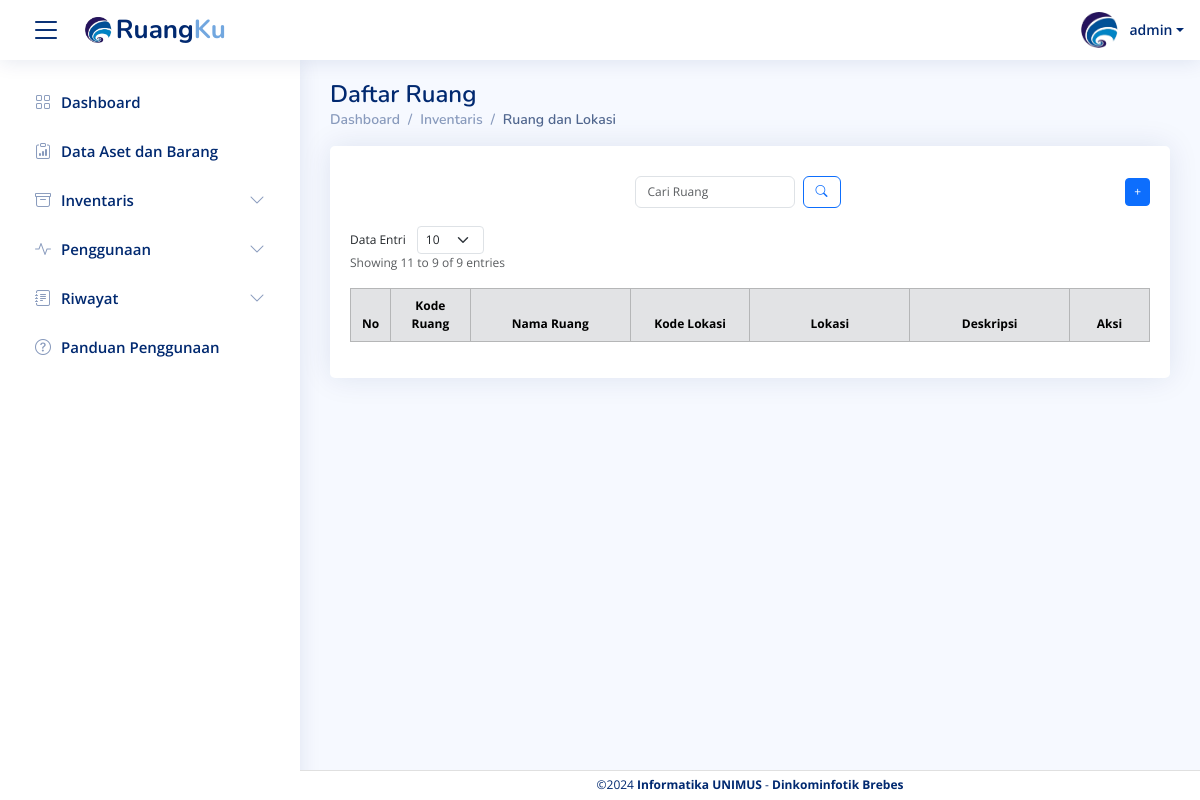
The app's page /lokasi.php?page=2 (signed in), older data.
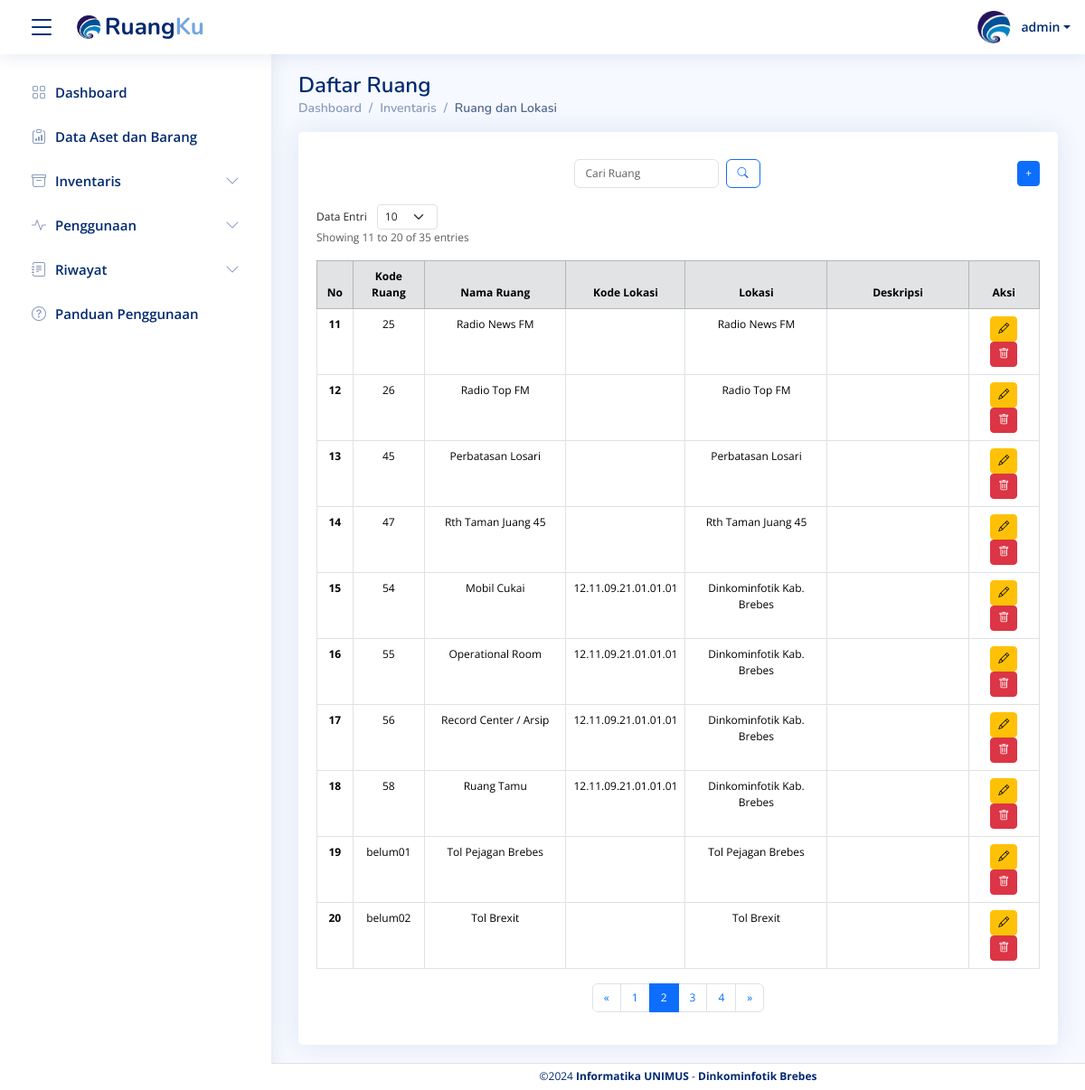
The same page, newer data.
### tables this page shows
CREATE TABLE `lokasi` (
  `id_lokasi` varchar(50) NOT NULL,
  `nama_lokasi` varchar(100) NOT NULL,
  `bid_lokasi` varchar(50) DEFAULT NULL,
  `tempat_lokasi` varchar(100) DEFAULT NULL,
  `kategori_lokasi` varchar(50) DEFAULT NULL,
  `desk_lokasi` text
);

### proses/lokasi/get data/get_lokasi.php (called while the page is built, shortened)
<?php
include('koneksi/koneksi.php');
$limit = isset($_GET['limit']) ? (int)$_GET['limit'] : 10;
$page = isset($_GET['page']) ? (int)$_GET['page'] : 1;
$start = ($page - 1) * $limit;
$search_query = "";
$search_params = [];
$param_types = "";
$sql = "SELECT * FROM lokasi $search_query LIMIT ?, ?";
$stmt = mysqli_prepare($conn, $sql);
$param_types .= "ii";
array_push($search_params, $start, $limit);
mysqli_stmt_bind_param($stmt, $param_types, ...$search_params);
mysqli_stmt_execute($stmt);
$result = mysqli_stmt_get_result($stmt);
$count_sql = "SELECT COUNT(*) AS total FROM lokasi $search_query";
$count_stmt = mysqli_prepare($conn, $count_sql);
mysqli_stmt_execute($count_stmt);
$count_result = mysqli_stmt_get_result($count_stmt);
$total_records = mysqli_fetch_assoc($count_result)['total'];
$total_pages = ceil($total_records / $limit);
$end = min($start + $limit, $total_records);
$showing_text = "Showing " . ($start + 1) . " to " . $end . " of " . $total_records . " entries";
$offset = $start;
$no = $offset + 1;
$visible_pages = 3;
$start_page = max(1, $page - floor($visible_pages / 2));
if ($page <= ceil($visible_pages / 2)) {
    $end_page = min($total_pages, $visible_pages);
}
?>

### lokasi.php (the view, shortened to what the changed rows need)
<?php
include("component/header.php");
include("proses/lokasi/get data/get_lokasi.php");
?>
<main id="main" class="main">
  <div class="pagetitle">
    <h1>Daftar Ruang</h1>
  </div>
  <div class="card">
    <div class="card-body" style="padding-top: 20px;">
      <div class="d-flex justify-content-between align-items-center mb-2" style="padding-top: 10px; padding-bottom: 10px">
        <div class="flex-grow-1 d-flex justify-content-center">
        </div>
        <div>
        </div>
      </div>
      <div>
        <form method="GET" action="">
        </form>
      </div>
      <?php
      echo "<p class='text-muted'>$showing_text</p>";
      ?>
      <div class="table-responsive">
        <table class="table table-bordered" style="font-size: 14px;">
          <thead class="table-secondary text-center">
            <tr>
              <th scope="col" style="width: 5%;">No</th>
              <th scope="col" style="width: 10%;">Kode Ruang</th>
              <th scope="col" style="width: 20%;">Nama Ruang</th>
              <th scope="col" style="width: 15%;">Kode Lokasi</th>
              <th scope="col" style="width: 20%;">Lokasi</th>
              <th scope="col" style="width: 20%;">Deskripsi</th>
              <th scope="col" style="width: 10%;">Aksi</th>
            </tr>
          </thead>
          <tbody>
            <?php
            while ($row = mysqli_fetch_assoc($result)) {
              echo "<tr class='text-center'>";
              echo "<th scope='row'>{$no}</th>";
              echo "<td>{$row['id_lokasi']}</td>";
              echo "<td>{$row['bid_lokasi']}</td>";
              echo "<td>{$row['nama_lokasi']}</td>";
              echo "<td>{$row['tempat_lokasi']}</td>";
              echo "<td>{$row['desk_lokasi']}</td>";
              echo "<td>
                    <a href='frm_edit_lokasi.php?id_lokasi={$row['id_lokasi']}' class='btn btn-warning btn-sm' title='Edit'>
                    <i class='bi bi-pencil'></i>
                    </a>
                    <button class='btn btn-danger btn-sm btn-hapus' data-id_lokasi='{$row['id_lokasi']}' title='Hapus'>
                    <i class='bi bi-trash'></i>
                    </button>
                    </td>";
              echo "</tr>";
              $no++;
            }
            ?>
          </tbody>
        </table>
        <?php if ($total_records > $limit) : ?>
          <nav aria-label="Page navigation example" class="d-flex justify-content-center">
            <ul class="pagination">
              <li class="page-item <?= ($page <= 1) ? 'disabled' : '' ?>">
                <a class="page-link" href="?page=<?= ($page > 1) ? ($page - 1) : 1 ?><?= isset($_GET['filter']) ? '&filter=' . $_GET['filter'] : '' ?>" aria-label="Sebelumnya" title="Sebelumnya">
                  <span aria-hidden="true">&laquo;</span>
                </a>
              </li>
              <?php
              for ($i = $start_page; $i <= $end_page; $i++) {
                echo '<li class="page-item ' . ($page == $i ? 'active' : '') . '">';
                echo '<a class="page-link" href="?page=' . $i . '">' . $i . '</a>';
                echo '</li>';
              }
              if ($end_page < $total_pages) {
                echo '<li class="page-item"><a class="page-link" href="?page=' . $total_pages . '">' . $total_pages . '</a></li>';
              }
              ?>
              <li class="page-item <?= ($page >= $total_pages) ? 'disabled' : '' ?>">
                <a class="page-link" href="?page=<?= ($page < $total_pages) ? ($page + 1) : $total_pages ?><?= isset($_GET['filter']) ? '&filter=' . $_GET['filter'] : '' ?>" aria-label="Next">
                  <span aria-hidden="true">&raquo;</span>
                </a>
              </li>
            </ul>
          </nav>
        <?php endif; ?>
      </div>
    </div>
  </div>
</main>
<?php include("component/footer.php"); ?>

Row changes from the older to the newer data that the page shows:
added lokasi: id_lokasi "25", bid_lokasi "Radio News FM", tempat_lokasi "Radio News FM"
added lokasi: id_lokasi "26", bid_lokasi "Radio Top FM", tempat_lokasi "Radio Top FM"
added lokasi: id_lokasi "45", bid_lokasi "Perbatasan Losari", tempat_lokasi "Perbatasan Losari"
added lokasi: id_lokasi "47", bid_lokasi "Rth Taman Juang 45", tempat_lokasi "Rth Taman Juang 45"
added lokasi: id_lokasi "54", bid_lokasi "Mobil Cukai", nama_lokasi "12.11.09.21.01.01.01", tempat_lokasi "Dinkominfotik Kab. Brebes"
added lokasi: id_lokasi "55", bid_lokasi "Operational Room", nama_lokasi "12.11.09.21.01.01.01", tempat_lokasi "Dinkominfotik Kab. Brebes"
added lokasi: id_lokasi "56", bid_lokasi "Record Center / Arsip", nama_lokasi "12.11.09.21.01.01.01", tempat_lokasi "Dinkominfotik Kab. Brebes"
added lokasi: id_lokasi "58", bid_lokasi "Ruang Tamu", nama_lokasi "12.11.09.21.01.01.01", tempat_lokasi "Dinkominfotik Kab. Brebes"
added lokasi: id_lokasi "belum01", bid_lokasi "Tol Pejagan Brebes", tempat_lokasi "Tol Pejagan Brebes"
added lokasi: id_lokasi "belum02", bid_lokasi "Tol Brexit", tempat_lokasi "Tol Brexit"
Text that changed along with them:
$showing_text: "Showing 11 to 9 of 9 entries" → "Showing 11 to 20 of 35 entries"
$total_pages: (not shown) → "4"
new list line: "1"
new list line: "2"
new list line: "3"
